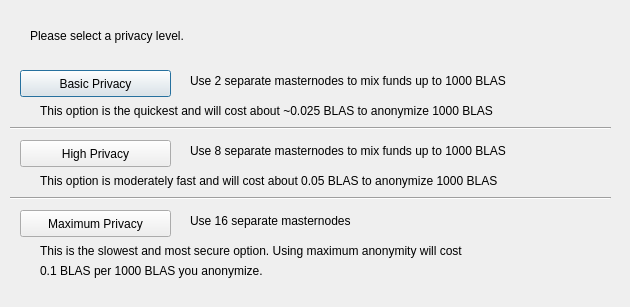
<?xml version="1.0" encoding="UTF-8"?>
<ui version="4.0">
 <class>DarksendConfig</class>
 <widget class="QDialog" name="DarksendConfig">
  <property name="geometry">
   <rect>
    <x>0</x>
    <y>0</y>
    <width>630</width>
    <height>307</height>
   </rect>
  </property>
  <property name="windowTitle">
   <string>Configure PrivateSend</string>
  </property>
  <widget class="QPushButton" name="buttonBasic">
   <property name="geometry">
    <rect>
     <x>20</x>
     <y>70</y>
     <width>151</width>
     <height>27</height>
    </rect>
   </property>
   <property name="text">
    <string>Basic Privacy</string>
   </property>
  </widget>
  <widget class="QPushButton" name="buttonHigh">
   <property name="geometry">
    <rect>
     <x>20</x>
     <y>140</y>
     <width>151</width>
     <height>27</height>
    </rect>
   </property>
   <property name="text">
    <string>High Privacy</string>
   </property>
  </widget>
  <widget class="QPushButton" name="buttonMax">
   <property name="geometry">
    <rect>
     <x>20</x>
     <y>210</y>
     <width>151</width>
     <height>27</height>
    </rect>
   </property>
   <property name="text">
    <string>Maximum Privacy</string>
   </property>
  </widget>
  <widget class="QLabel" name="label">
   <property name="geometry">
    <rect>
     <x>30</x>
     <y>20</y>
     <width>571</width>
     <height>31</height>
    </rect>
   </property>
   <property name="text">
    <string>Please select a privacy level.</string>
   </property>
  </widget>
  <widget class="QLabel" name="label_2">
   <property name="geometry">
    <rect>
     <x>190</x>
     <y>70</y>
     <width>421</width>
     <height>21</height>
    </rect>
   </property>
   <property name="text">
    <string>Use 2 separate masternodes to mix funds up to 1000 BLAS</string>
   </property>
  </widget>
  <widget class="QLabel" name="label_3">
   <property name="geometry">
    <rect>
     <x>190</x>
     <y>140</y>
     <width>411</width>
     <height>21</height>
    </rect>
   </property>
   <property name="text">
    <string>Use 8 separate masternodes to mix funds up to 1000 BLAS</string>
   </property>
  </widget>
  <widget class="QLabel" name="label_4">
   <property name="geometry">
    <rect>
     <x>190</x>
     <y>210</y>
     <width>421</width>
     <height>21</height>
    </rect>
   </property>
   <property name="text">
    <string>Use 16 separate masternodes</string>
   </property>
  </widget>
  <widget class="QLabel" name="label_6">
   <property name="geometry">
    <rect>
     <x>40</x>
     <y>100</y>
     <width>561</width>
     <height>21</height>
    </rect>
   </property>
   <property name="text">
    <string>This option is the quickest and will cost about ~0.025 BLAS to anonymize 1000 BLAS</string>
   </property>
  </widget>
  <widget class="QLabel" name="label_7">
   <property name="geometry">
    <rect>
     <x>40</x>
     <y>170</y>
     <width>561</width>
     <height>21</height>
    </rect>
   </property>
   <property name="text">
    <string>This option is moderately fast and will cost about 0.05 BLAS to anonymize 1000 BLAS</string>
   </property>
  </widget>
  <widget class="QLabel" name="label_8">
   <property name="geometry">
    <rect>
     <x>40</x>
     <y>240</y>
     <width>561</width>
     <height>21</height>
    </rect>
   </property>
   <property name="text">
    <string>This is the slowest and most secure option. Using maximum anonymity will cost</string>
   </property>
  </widget>
  <widget class="QLabel" name="label_9">
   <property name="geometry">
    <rect>
     <x>40</x>
     <y>260</y>
     <width>561</width>
     <height>21</height>
    </rect>
   </property>
   <property name="text">
    <string>0.1 BLAS per 1000 BLAS you anonymize.</string>
   </property>
  </widget>
  <widget class="Line" name="line">
   <property name="geometry">
    <rect>
     <x>10</x>
     <y>120</y>
     <width>601</width>
     <height>16</height>
    </rect>
   </property>
   <property name="orientation">
    <enum>Qt::Horizontal</enum>
   </property>
  </widget>
  <widget class="Line" name="line_2">
   <property name="geometry">
    <rect>
     <x>10</x>
     <y>190</y>
     <width>601</width>
     <height>16</height>
    </rect>
   </property>
   <property name="orientation">
    <enum>Qt::Horizontal</enum>
   </property>
  </widget>
 </widget>
 <resources/>
 <connections/>
</ui>
